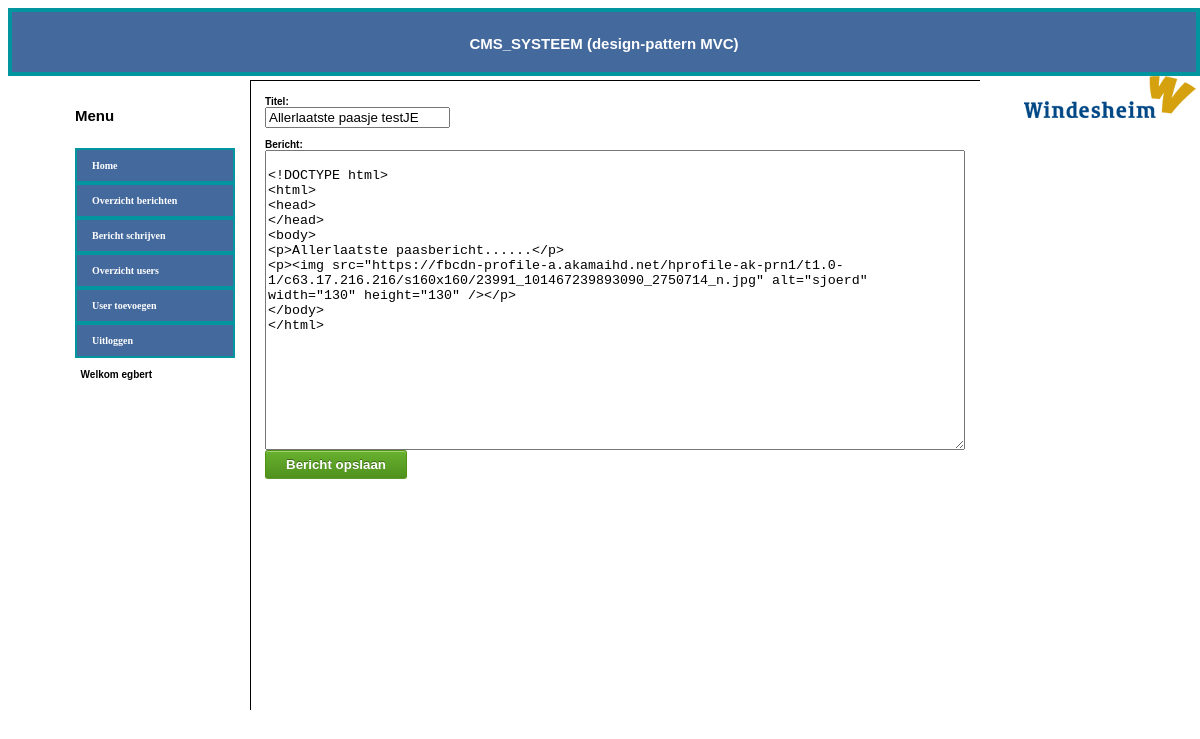
/view/bericht_bewerken_form.php?id=35 (signed in), run on the app's committed database.
### tables this page shows
CREATE TABLE IF NOT EXISTS `message` (
  `id` int(11) NOT NULL AUTO_INCREMENT,
  `title` varchar(300) NOT NULL,
  `content` text NOT NULL,
  PRIMARY KEY (`id`)
);

### view/bericht_bewerken_form.php (the view, shortened to what this page needs)
<link type='text/css' rel='stylesheet' href='css/style.css'/>
<body>
<div id="form">
<?php
include 'includes/header.php';
?>
</div>
<div id="menu">
<?php
include 'includes/menu.php';
?>
</div>
<div id="editor">
<form method="post" action="../controller/bericht_bewerken.php">
Titel: <br><input name="mce_0" type="text" value="
<?php include '../model/connect.php'; $id=$_GET['id'];
$sql="SELECT title FROM message WHERE id='$id'";
$result=mysqli_query($conn,$sql);
while(list($titel)=mysqli_fetch_row($result))
			{ echo "$titel"; } ?>"/><br /><br />Bericht:<br>
<textarea name="mce_2" style="width:100%; height:300px;" placeholder="Bericht">
<?php include '../model/connect.php'; $id=$_GET['id'];
$sql="SELECT content FROM message WHERE id='$id'";
$result=mysqli_query($conn,$sql);
while(list($tekst)=mysqli_fetch_row($result))
			{ echo "$tekst"; } ?>
</textarea>   <br>
    <button class="submit" type="submit">Bericht opslaan</button>
</form>
</div>
    </body>
</html>

### view/css/style.css (style rules this page uses)
#form { top:0px; left:0px; width:100%; height:60px; border:4px solid RGB(0, 149, 159); background-color:#44699C; color:#FFF; border-spacing: 0px 0px; }
#menu { position:absolute; left:20px; top:80px; width:200px; height:600px; border-right: 1px solid #000000; padding:15px; }
#editor { position:absolute; width:700px; height:600px; top:80px; left:250px; border-top: 1px solid #000000; padding:15px; }
body { font-family: Arial, Helvetica, sans-serif; font-size: 10px; color: #000000; }
button.submit { background-color: #68b12f; background: -webkit-gradient(linear, left top, left bottom, from(#68b12f), to(#50911e)); background: -webkit-linear-gradient(top, #68b12f, #50911e); background: -moz-linear-gradient(top, #68b12f, #50911e); background: -ms-linear-gradient(top, #68b12f, #50911e); background: -o-linear-gradient(top, #68b12f, #50911e); background: linear-gradient(top, #68b12f, #50911e); border: 1px solid #509111; border-bottom: 1px solid #5b992b; border-radius: 3px; -webkit-border-radius: 3px; -moz-border-radius: 3px; -ms-border-radius: 3px; -o-border-radius: 3px; box-shadow: inset 0 1px 0 0 #9fd574; -webkit-box-shadow: 0 1px 0 0 #9fd574 inset ; -moz-box-shadow: 0 1px 0 0 #9fd574 inset; -ms-box-shadow: 0 1px 0 0 #9fd574 inset; -o-box-shadow: 0 1px 0 0 #9fd574 inset; color: white; font-weight: bold; padding: 6px 20px; text-align: center; text-shadow: 0 -1px 0 #396715; }

### data on the page
message: mce_0 "Allerlaatste paasje testJE", mce_2 "<!DOCTYPE html> <html> <head> </head> <body> <p>Allerlaatste paasbericht......</p> <p><img src=\"https://fbcdn-profile-a.akamaihd.net/hprofile-ak-prn1/t1.0-1/c63.17.216.216/s160x160/23991_101467239893090_2750714_n.jpg\" alt=\"sjoerd\" width=\"130\" height=\"130\" /></p> </body> </html>"

### other printed values
$_SESSION['firstname'] "egbert"
